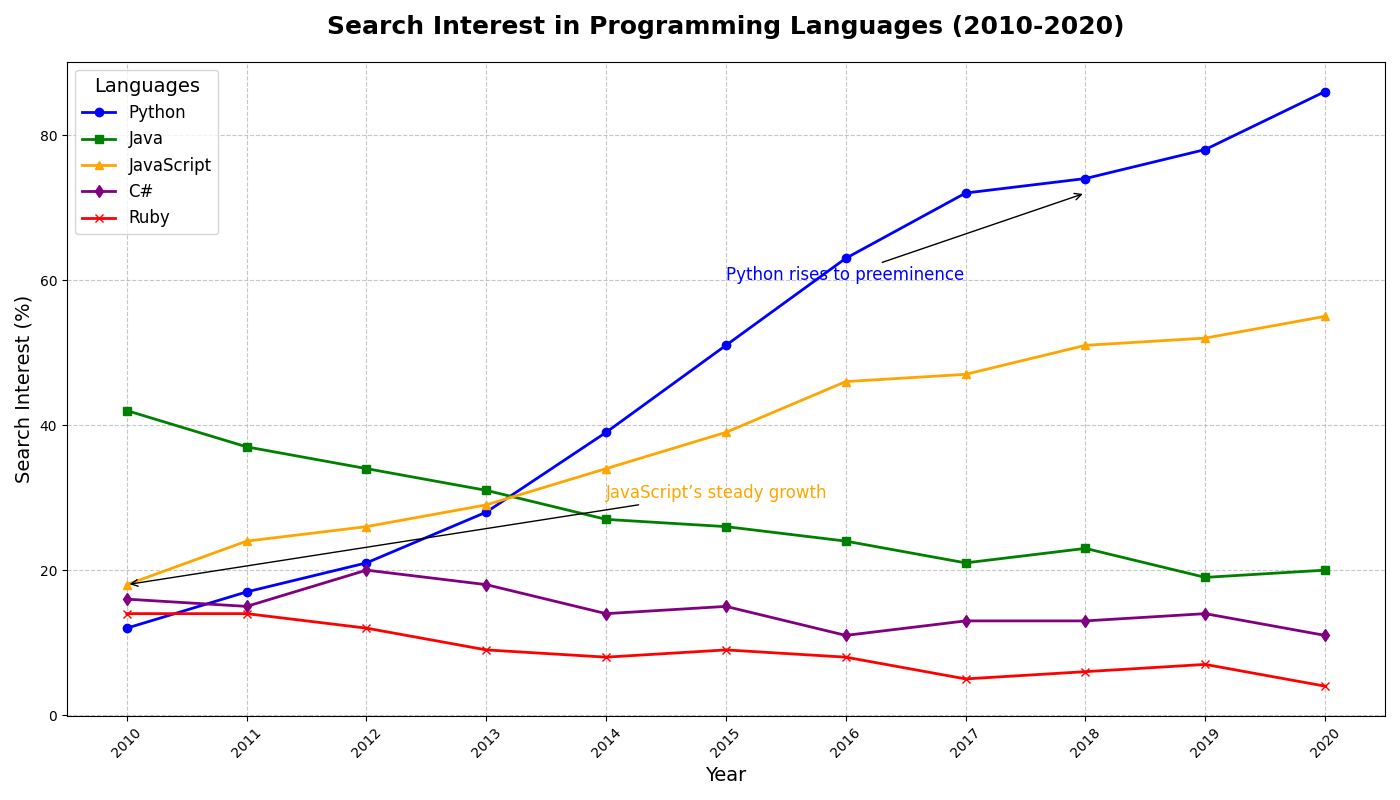

Write Python code to recreate this figure.
import matplotlib.pyplot as plt
import numpy as np

# Years for x-axis
years = np.arange(2010, 2021)

# Randomly altered search interest for different languages (fictional data, % of total search interest)
python_interest = [12, 17, 21, 28, 39, 51, 63, 72, 74, 78, 86]
java_interest = [42, 37, 34, 31, 27, 26, 24, 21, 23, 19, 20]
javascript_interest = [18, 24, 26, 29, 34, 39, 46, 47, 51, 52, 55]
csharp_interest = [16, 15, 20, 18, 14, 15, 11, 13, 13, 14, 11]
ruby_interest = [14, 14, 12, 9, 8, 9, 8, 5, 6, 7, 4]

fig, ax = plt.subplots(figsize=(14, 8))

ax.plot(years, python_interest, marker='o', linestyle='-', color='blue', linewidth=2, label='Python')
ax.plot(years, java_interest, marker='s', linestyle='-', color='green', linewidth=2, label='Java')
ax.plot(years, javascript_interest, marker='^', linestyle='-', color='orange', linewidth=2, label='JavaScript')
ax.plot(years, csharp_interest, marker='d', linestyle='-', color='purple', linewidth=2, label='C#')
ax.plot(years, ruby_interest, marker='x', linestyle='-', color='red', linewidth=2, label='Ruby')

ax.set_title('Search Interest in Programming Languages (2010-2020)', fontsize=18, weight='bold', pad=20)
ax.set_xlabel('Year', fontsize=14)
ax.set_ylabel('Search Interest (%)', fontsize=14)

ax.legend(loc='upper left', fontsize=12, title='Languages', title_fontsize=14)

ax.grid(True, linestyle='--', alpha=0.7)

ax.annotate('Python rises to preeminence', xy=(2018, 72), xytext=(2015, 60),
            arrowprops=dict(facecolor='black', arrowstyle='->', lw=1), fontsize=12, color='blue')
ax.annotate('JavaScript’s steady growth', xy=(2010, 18), xytext=(2014, 30),
            arrowprops=dict(facecolor='black', arrowstyle='->', lw=1), fontsize=12, color='orange')

plt.xticks(years, rotation=45)
plt.tight_layout()
plt.show()
